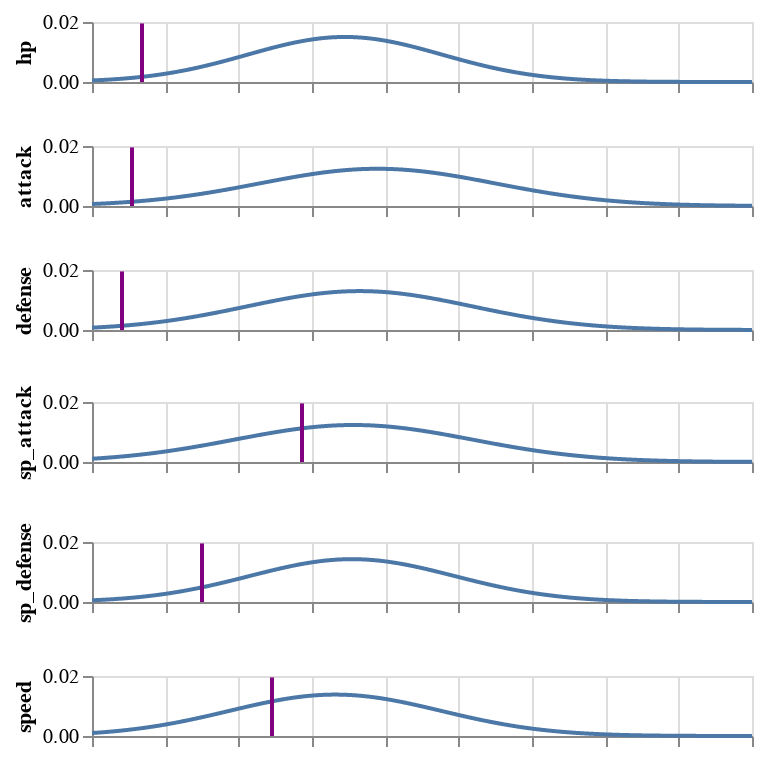

Notebook code cell kept with this figure:
### Code cell
import pandas as pd # type: ignore
from scipy.stats import norm # type: ignore
from typing import Optional
from functools import reduce
Vcat = lambda R,S: R & S
Ocat = lambda C,D: C + D

from models import df



class PokeDescribe: 
    def __init__(self, datf: pd.DataFrame, color: str): 
        self.TYPE_COLOR_MAPPING = {tp: color for tp in ordering.columns.str.lower()}
        self.HEIGHT = 30
        self.WIDTH = 330
        self.xlim = (0, 180)
        self.stats = ['hp', 'attack', 'defense', 
                      'sp_attack', 'sp_defense', 'speed']
        self.df = datf
        self.x = np.linspace(self.xlim[0], self.xlim[1], 1000)
        self.gaussians = {name: norm(loc=self.df[name].mean(), 
                                     scale=self.df[name].std()) 
                          for name in self.stats}
        self.bells = pd.DataFrame({**{'x': self.x}, 
                                   **{name: self.gaussians[name].pdf(self.x) 
                                      for name in self.stats}})
        self.C = alt.Chart(self.bells, 
                           height=self.HEIGHT, 
                           width=self.WIDTH
                          ).mark_line().encode(
            x=alt.X('x', title=None, axis=alt.Axis(labels=False)))
        self.charts = {name: self.C.encode(y=alt.Y(name, title=name)) for name in self.stats}
        self.BellCurves = reduce(Vcat, [self.charts[name] for name in self.stats])

class PokeDescribeNAME(PokeDescribe): 
    def __init__(self, datf: pd.DataFrame, Name: str, color: str): 
        super().__init__(datf, color)
        self.PSI = 50
        self.pokename = Name
        self.typ = self.df[self.df.name==self.pokename].type1.values[0]
        self.typ_color = self.TYPE_COLOR_MAPPING[self.typ]
        self.y_max = 1.3 * max([max(ls) for ls in [self.gaussians[st].pdf(self.x) for st in self.stats]])
        self.y = pd.DataFrame({'y': np.linspace(0, self.y_max, self.PSI)})
        self.D = alt.Chart(self.y).mark_line(color=self.typ_color).encode(y=alt.Y('y', title=''))
        self.means = {st: self.df[self.df.name==self.pokename][st].mean() for st in self.stats}
        self.Dcharts = {st: self.D.encode(x=alt.value(self.means[st]))
                        for st in self.stats}
        self.SHOW = reduce(Vcat, [self.charts[st] + self.Dcharts[st] 
                                  for st in self.stats]
                          ).configure_text(color='blue', angle=90)

abra = PokeDescribeNAME(df, Name="Abra", color='purple')

abra.SHOW

### Figure 1 — Vega-Lite specification as saved in the notebook (floating-point values rounded to 4 significant figures; data arrays with more than 128 entries replaced by an {"elided": "..."} marker saying what was removed)
{"$schema": "https://vega.github.io/schema/vega-lite/v2.6.0.json", "config": {"text": {"angle": 90, "color": "blue"}, "view": {"height": 300, "width": 400}}, "datasets": {"data-befba9a85dc339b9acaf9ca72544468e": [{"y": 0}, {"y": 0.0003983}, {"y": 0.0007965}, {"y": 0.001195}, {"y": 0.001593}, {"y": 0.001991}, {"y": 0.00239}, {"y": 0.002788}, {"y": 0.003186}, {"y": 0.003584}, {"y": 0.003983}, {"y": 0.004381}, {"y": 0.004779}, {"y": 0.005177}, {"y": 0.005576}, {"y": 0.005974}, {"y": 0.006372}, {"y": 0.00677}, {"y": 0.007169}, {"y": 0.007567}, {"y": 0.007965}, {"y": 0.008363}, {"y": 0.008762}, {"y": 0.00916}, {"y": 0.009558}, {"y": 0.009957}, {"y": 0.01035}, {"y": 0.01075}, {"y": 0.01115}, {"y": 0.01155}, {"y": 0.01195}, {"y": 0.01235}, {"y": 0.01274}, {"y": 0.01314}, {"y": 0.01354}, {"y": 0.01394}, {"y": 0.01434}, {"y": 0.01474}, {"y": 0.01513}, {"y": 0.01553}, {"y": 0.01593}, {"y": 0.01633}, {"y": 0.01673}, {"y": 0.01713}, {"y": 0.01752}, {"y": 0.01792}, {"y": 0.01832}, {"y": 0.01872}, {"y": 0.01912}, {"y": 0.01951}], "data-c5bd6da23d9c3f4768f2fc8f076536d8": {"elided": "1000 records"}}, "vconcat": [{"layer": [{"data": {"name": "data-c5bd6da23d9c3f4768f2fc8f076536d8"}, "encoding": {"x": {"axis": {"labels": false}, "field": "x", "title": null, "type": "quantitative"}, "y": {"field": "hp", "title": "hp", "type": "quantitative"}}, "height": 30, "mark": "line", "width": 330}, {"data": {"name": "data-befba9a85dc339b9acaf9ca72544468e"}, "encoding": {"x": {"value": 25}, "y": {"field": "y", "title": "", "type": "quantitative"}}, "mark": {"color": "purple", "type": "line"}}]}, {"layer": [{"data": {"name": "data-c5bd6da23d9c3f4768f2fc8f076536d8"}, "encoding": {"x": {"axis": {"labels": false}, "field": "x", "title": null, "type": "quantitative"}, "y": {"field": "attack", "title": "attack", "type": "quantitative"}}, "height": 30, "mark": "line", "width": 330}, {"data": {"name": "data-befba9a85dc339b9acaf9ca72544468e"}, "encoding": {"x": {"value": 20}, "y": {"field": "y", "title": "", "type": "quantitative"}}, "mark": {"color": "purple", "type": "line"}}]}, {"layer": [{"data": {"name": "data-c5bd6da23d9c3f4768f2fc8f076536d8"}, "encoding": {"x": {"axis": {"labels": false}, "field": "x", "title": null, "type": "quantitative"}, "y": {"field": "defense", "title": "defense", "type": "quantitative"}}, "height": 30, "mark": "line", "width": 330}, {"data": {"name": "data-befba9a85dc339b9acaf9ca72544468e"}, "encoding": {"x": {"value": 15}, "y": {"field": "y", "title": "", "type": "quantitative"}}, "mark": {"color": "purple", "type": "line"}}]}, {"layer": [{"data": {"name": "data-c5bd6da23d9c3f4768f2fc8f076536d8"}, "encoding": {"x": {"axis": {"labels": false}, "field": "x", "title": null, "type": "quantitative"}, "y": {"field": "sp_attack", "title": "sp_attack", "type": "quantitative"}}, "height": 30, "mark": "line", "width": 330}, {"data": {"name": "data-befba9a85dc339b9acaf9ca72544468e"}, "encoding": {"x": {"value": 105}, "y": {"field": "y", "title": "", "type": "quantitative"}}, "mark": {"color": "purple", "type": "line"}}]}, {"layer": [{"data": {"name": "data-c5bd6da23d9c3f4768f2fc8f076536d8"}, "encoding": {"x": {"axis": {"labels": false}, "field": "x", "title": null, "type": "quantitative"}, "y": {"field": "sp_defense", "title": "sp_defense", "type": "quantitative"}}, "height": 30, "mark": "line", "width": 330}, {"data": {"name": "data-befba9a85dc339b9acaf9ca72544468e"}, "encoding": {"x": {"value": 55}, "y": {"field": "y", "title": "", "type": "quantitative"}}, "mark": {"color": "purple", "type": "line"}}]}, {"layer": [{"data": {"name": "data-c5bd6da23d9c3f4768f2fc8f076536d8"}, "encoding": {"x": {"axis": {"labels": false}, "field": "x", "title": null, "type": "quantitative"}, "y": {"field": "speed", "title": "speed", "type": "quantitative"}}, "height": 30, "mark": "line", "width": 330}, {"data": {"name": "data-befba9a85dc339b9acaf9ca72544468e"}, "encoding": {"x": {"value": 90}, "y": {"field": "y", "title": "", "type": "quantitative"}}, "mark": {"color": "purple", "type": "line"}}]}]}
